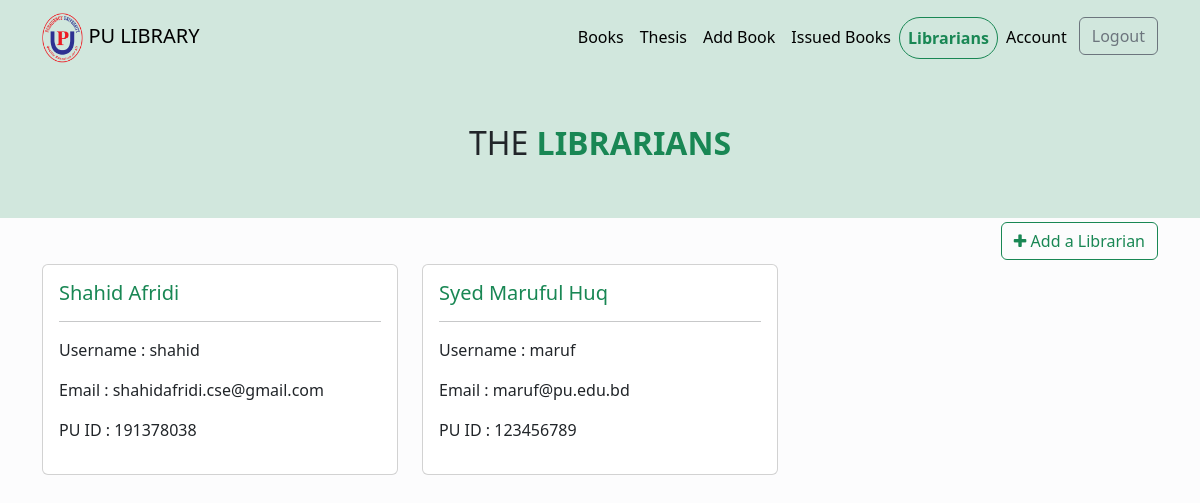
The app's page /librarians/ (signed in), older data.
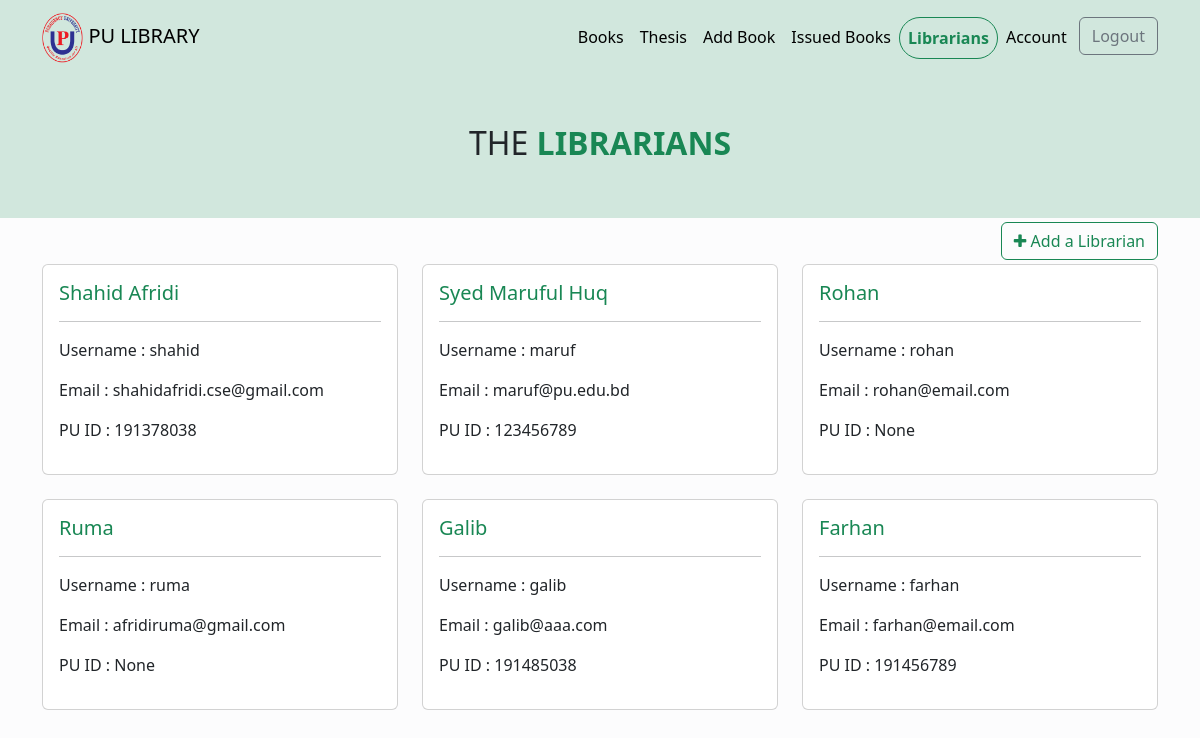
The same page, newer data.
### librarians/models.py (models this page shows, shortened)
class Librarian(models.Model):
    user = models.OneToOneField(User, on_delete=models.CASCADE, null=True, blank=True)
    name = models.CharField(max_length=255,null=True)
    email = models.EmailField(max_length=500,null=True, unique=True)
    username = models.CharField(max_length=255, null=True, unique=True)
    institute_id = models.CharField(max_length=9, null=True, unique=True)
    id = models.UUIDField(default=uuid.uuid4, unique=True, primary_key=True, editable=False)

### librarians/views.py (the view)
# urls.py: path('', views.librarians, name='librarians'),
@login_required(login_url='login')
def librarians(request):
    librarians = Librarian.objects.all()
    context = {
        'librarians': librarians
    }
    return render(request, 'librarians/librarians.html', context)

### librarians/templates/librarians/librarians.html
{% extends 'main.html' %}
{% block content %}
<div class=" bg-success-subtle">
    <div class='container text-center p-5'>
        <h2>THE <span class='text-success' style="font-weight: 800;">LIBRARIANS</span></h2>
    </div>
</div>
<div class="container mt-1">
  {% if request.user.is_superuser %}
  <div class="d-flex justify-content-end">
    <a class="btn btn-outline-success mb-1" href="{% url 'register' %}"><i class="fa fa-plus" aria-hidden="true"></i> Add a Librarian</a>
  </div>
  {% endif %}
  <div class="row row-cols-1 row-cols-md-3 g-4">
      {% for librarian in librarians %}
        <div class="col ">
          <div class="card h-100 ">
            <div class="card-body">
              <h5 class="text-success card-title ">{{librarian.name}}</h5>
              <hr>
              <p>Username : {{ librarian.username }}</p>
              <p>Email : {{ librarian.email }}</p>
              <p>PU ID : {{ librarian.institute_id }}</p>
            </div>
          </div>
        </div>
      {% endfor %}
    </div>
</div>
{% endblock content %}

### templates/main.html (shortened to what this page needs)
<!doctype html>
{% load static %}
<html lang="en">
  <head>
    <link href="https://cdn.jsdelivr.net/npm/bootstrap@5.3.0-alpha3/dist/css/bootstrap.min.css" rel="stylesheet">
    <link rel="stylesheet" href="https://cdnjs.cloudflare.com/ajax/libs/font-awesome/4.7.0/css/font-awesome.min.css">
    <link rel="stylesheet" href="{% static 'styles/main.css' %}">
  </head>
  <body class="bg-light-subtle">
    {% include 'navbar.html' %}
    <div >
        {% block content %}
        {% endblock content %}
    </div>
  </body>
</html>

### templates/navbar.html (shortened to what this page needs)
{% load static %}
<nav class="navbar navbar-expand-lg bg-success-subtle">
    <div class="container">
        <a class="navbar-brand w-25 P-0" href="{% url 'home' %}">
            <img style="height: 50px;" class='P-0' src="{% static 'images/pu-logo.png' %}" alt="">
            PU LIBRARY
        </a>
        <div class="collapse navbar-collapse" id="navbarTogglerDemo03">
            <ul class="navbar-nav ms-auto mb-2 mb-lg-0">
                <li class="nav-item">
                    <a class="nav-link {% if request.path == '/books/' %}text-success fw-bold border border-1 border-success rounded-pill{% endif %}" href="{% url 'books' %}">Books</a>
                </li>
                <li class="nav-item">
                    <a class="nav-link {% if request.path == '/thesis/' %}text-success fw-bold border border-1 border-success rounded-pill{% endif %}" href="#">Thesis</a>
                </li>
                {% if request.user.is_authenticated %}
                <li class="nav-item ">
                    <a class="nav-link {% if request.path == '/create-book/' %}text-success fw-bold border border-1 border-success rounded-pill{% endif %}" href="{% url 'create-book' %}">Add Book</a>
                </li>
                <li class="nav-item ">
                    <a class="nav-link {% if request.path == '/issued-books/' %}text-success fw-bold border border-1 border-success rounded-pill{% endif %}" href="{% url 'issued-books' %}">Issued Books</a>
                </li>
                <li class="nav-item ">
                    <a class="nav-link {% if request.path == '/librarians/' %}text-success fw-bold border border-1 border-success rounded-pill{% endif %}" href="{% url 'librarians' %}">Librarians</a>
                </li>
                <li class="nav-item ">
                    <a class="nav-link {% if request.path == '/librarians/account/' %}text-success fw-bold border border-1 border-success rounded-pill{% endif %}" href="{% url 'account' %}">Account</a>
                </li>
                {% endif %}
                <li class="nav-item ms-1">
                    {% if request.user.is_authenticated %}
                    <a class="btn btn-outline-secondary" href="{% url 'logout' %}">Logout</a>
                    {% else %}
                    <a class="btn btn-outline-success" href="{% url 'login' %}">Login</a>
                    {% endif %}
                </li>
            </ul>
        </div>
    </div>
</nav>

### static/styles/main.css (style rules this page uses)
.navbar-nav .nav-link { color:black }

Row changes from the older to the newer data that the page shows:
added Librarian: name "Rohan", username "rohan", email "rohan@email.com", institute_id "None"
added Librarian: name "Ruma", username "ruma", email "afridiruma@gmail.com", institute_id "None"
added Librarian: name "Galib", username "galib", email "galib@aaa.com", institute_id "191485038"
added Librarian: name "Farhan", username "farhan", email "farhan@email.com", institute_id "191456789"
